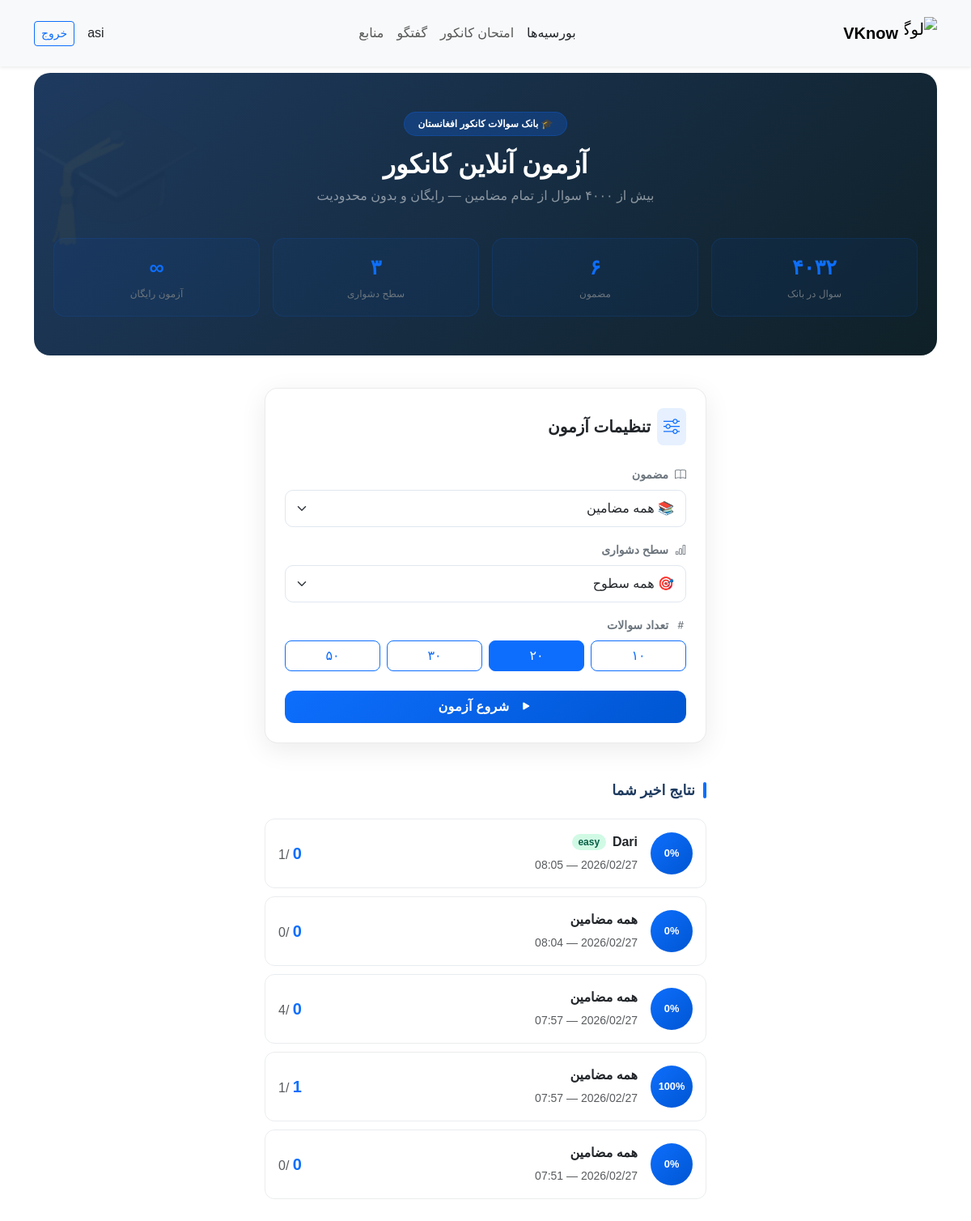
Screenshot of /test/ (signed in) with the database file from the repository.
### kankoor_app/models.py (models this page shows, shortened)
class TestResult(models.Model):
    user = models.ForeignKey(User, on_delete=models.CASCADE, related_name='test_results')
    subject = models.CharField(max_length=50)
    difficulty = models.CharField(max_length=10, blank=True)
    score = models.IntegerField()
    total = models.IntegerField()
    taken_at = models.DateTimeField(auto_now_add=True)
    def percentage(self):
        if self.total == 0:
            return 0
        return round((self.score / self.total) * 100)

### kankoor_app/views.py (the view)
# urls.py: path('', views.kankor_home, name='kankoor_home'),
@login_required
def kankor_home(request):
    subjects = Question.objects.values_list('subject', flat=True).distinct()
    recent_results = TestResult.objects.filter(user=request.user).order_by('-taken_at')[:5]
    return render(request, 'kankoor_app/kankoor_home.html', {
        'subjects': subjects,
        'recent_results': recent_results,
    })

### kankoor_app/templates/kankoor_app/kankoor_home.html (shortened to what this page needs)
{% include "includes/header.html" %}
{% load static %}
<link rel="stylesheet" href="{% static 'kankoor_app/home.css' %}">
{% block content %}
<div class="container py-2" dir="rtl">
  <div class="kankor-hero text-white text-center fade-up">
    <span class="badge bg-primary bg-opacity-25 text-white border border-primary border-opacity-25 mb-3 px-3 py-2 rounded-pill">
      🎓 بانک سوالات کانکور افغانستان
    </span>
    <h1 class="fw-bold fs-2 mb-2">آزمون آنلاین کانکور</h1>
    <p class="text-white-50 mb-4">بیش از ۴۰۰۰ سوال از تمام مضامین — رایگان و بدون محدودیت</p>
    <div class="row g-3 justify-content-center mt-2">
      <div class="col-6 col-md-3">
        <div class="stat-card">
          <span class="stat-number">۴۰۳۲</span>
          <span class="stat-label">سوال در بانک</span>
        </div>
      </div>
      <div class="col-6 col-md-3">
        <div class="stat-card">
          <span class="stat-number">۶</span>
          <span class="stat-label">مضمون</span>
        </div>
      </div>
      <div class="col-6 col-md-3">
        <div class="stat-card">
          <span class="stat-number">۳</span>
          <span class="stat-label">سطح دشواری</span>
        </div>
      </div>
      <div class="col-6 col-md-3">
        <div class="stat-card">
          <span class="stat-number">∞</span>
          <span class="stat-label">آزمون رایگان</span>
        </div>
      </div>
    </div>
  </div>
  <div class="row justify-content-center fade-up delay-1">
    <div class="col-12 col-md-8 col-lg-6">
      <div class="card setup-card p-4">
        <div class="d-flex align-items-center gap-2 mb-4">
          <div class="bg-primary bg-opacity-10 rounded-3 p-2">
            <i class="bi bi-sliders text-primary fs-5"></i>
          </div>
          <h5 class="mb-0 fw-bold text-dark">تنظیمات آزمون</h5>
        </div>
        <form action="{% url 'kankoor_app:start_test' %}" method="get">
          <div class="mb-3">
            <label class="form-label fw-semibold text-secondary small">
              <i class="bi bi-book me-1"></i> مضمون
            </label>
            <select name="subject" class="form-select">
              <option value="">📚 همه مضامین</option>
            </select>
          </div>
          <div class="mb-3">
            <label class="form-label fw-semibold text-secondary small">
              <i class="bi bi-bar-chart me-1"></i> سطح دشواری
            </label>
            <select name="difficulty" class="form-select">
              <option value="">🎯 همه سطوح</option>
            </select>
          </div>
          <div class="mb-4">
            <label class="form-label fw-semibold text-secondary small">
              <i class="bi bi-hash me-1"></i> تعداد سوالات
            </label>
            <div class="row g-2">
              <div class="col-3">
                <label class="btn btn-outline-primary w-100 rounded-3" for="c10">۱۰</label>
              </div>
              <div class="col-3">
                <label class="btn btn-outline-primary w-100 rounded-3" for="c20">۲۰</label>
              </div>
              <div class="col-3">
                <label class="btn btn-outline-primary w-100 rounded-3" for="c30">۳۰</label>
              </div>
              <div class="col-3">
                <label class="btn btn-outline-primary w-100 rounded-3" for="c50">۵۰</label>
              </div>
            </div>
          </div>
          <button type="submit" class="btn btn-start btn-primary w-100 text-white py-2">
            <i class="bi bi-play-fill me-2"></i> شروع آزمون
          </button>
        </form>
      </div>
    </div>
  </div>
  {% if recent_results %}
  <div class="row justify-content-center mt-5 fade-up delay-2">
    <div class="col-12 col-md-8 col-lg-6">
      <h5 class="section-title mb-4">نتایج اخیر شما</h5>
      {% for result in recent_results %}
      <div class="list-group-item result-item d-flex align-items-center gap-3 p-3">
        <div class="score-circle">
          {{ result.percentage }}%
        </div>
        <div class="flex-grow-1">
          <div class="d-flex align-items-center gap-2 mb-1">
            <span class="fw-semibold text-dark">{{ result.subject }}</span>
            {% if result.difficulty %}
            <span class="badge rounded-pill badge-{{ result.difficulty }} small">
              {{ result.difficulty }}
            </span>
            {% endif %}
          </div>
          <small class="text-muted">{{ result.taken_at|date:"Y/m/d — H:i" }}</small>
        </div>
        <div class="text-end">
          <span class="fw-bold fs-5 text-primary">{{ result.score }}</span>
          <span class="text-muted">/{{ result.total }}</span>
        </div>
      </div>
      {% endfor %}
    </div>
  </div>
  {% endif %}
</div>
{% endblock %}

### templates/includes/header.html (shortened to what this page needs)
{% include 'includes/base.html' %} {% load static %} {% block content %}
<nav
  class="navbar navbar-expand-lg navbar-light bg-light shadow-sm sticky-top d-none d-lg-flex"
>
  <div class="container py-2">
    <a class="navbar-brand d-flex align-items-center" href="">
      <img
        src="{% static 'images/logo.png' %}"
        alt="لوگو"
        width="40"
        height="40"
        class="me-2 img-fluid"
      />
      <span class="fw-bold">VKnow</span>
    </a>
    <ul class="navbar-nav mx-auto">
      <li class="nav-item">
        <a
          class="nav-link {% if request.resolver_match.url_name == 'scholarships_page' %}text-primary fw-semibold{% else %}text-dark{% endif %}"
          href="{% url 'scholarship_app:scholarships'%}">
          بورسیه‌ها
        </a>
      </li>
      <li class="nav-item">
        <a class="nav-link" href="{% url 'kankoor_app:kankoor_home'%}">امتحان کانکور</a>
      </li>
      <li class="nav-item">
        <a class="nav-link" href="{% url 'discussion_app:list'%}">گفتگو</a>
      </li>
      <li class="nav-item">
        <a class="nav-link" href="{% url 'resources_app:resources'%}">منابع</a>
      </li>
    </ul>
    <div class="d-flex align-items-center">
      {% if user.is_authenticated %}
      <a href="{% url 'account_app:dashboard' %}"" class="nav-link me-3">
        {{ request.user.username }}
      </a>
      <a href="{% url 'account_app:logout_user' %}" class="btn btn-outline-primary btn-sm">خروج</a>
      {% endif %}
    </div>
  </div>
</nav>
{% endblock content %}

### static/styles.css (style rules this page uses)
body { padding-bottom: 70px; }

### kankoor_app/static/kankoor_app/home.css (style rules this page uses)
body { font-family: 'Vazirmatn', sans-serif; }
.kankor-hero { background: linear-gradient(135deg, #1e3a5f 0%, #0f2027 100%); border-radius: 20px; padding: 48px 24px; margin-bottom: 40px; position: relative; overflow: hidden; }
.kankor-hero::before { content: '🎓'; position: absolute; font-size: 180px; opacity: 0.05; top: -20px; left: -10px; pointer-events: none; }
.setup-card { border-radius: 16px !important; border: 1px solid rgba(0,0,0,0.08) !important; box-shadow: 0 8px 32px rgba(0,0,0,0.08) !important; transition: box-shadow 0.3s; }
.form-select { border-radius: 10px; border: 1.5px solid #e0e7ef; padding: 10px 14px; font-family: 'Vazirmatn', sans-serif; transition: border-color 0.2s, box-shadow 0.2s; }
.btn-start { background: linear-gradient(135deg, #0d6efd, #0056d2); border: none; border-radius: 12px; font-family: 'Vazirmatn', sans-serif; font-weight: 700; font-size: 1rem; padding: 13px; letter-spacing: 0.02em; transition: all 0.3s; position: relative; overflow: hidden; }
.stat-card { background: rgba(13,110,253,0.06); border: 1px solid rgba(13,110,253,0.12); border-radius: 14px; padding: 16px; text-align: center; transition: all 0.2s; }
.stat-number { font-size: 1.6rem; font-weight: 800; color: #0d6efd; display: block; }
.stat-label { font-size: 0.75rem; color: #6c757d; }
.result-item { border-radius: 12px !important; border: 1.5px solid #e9ecef !important; margin-bottom: 10px; transition: all 0.2s; }
.score-circle { width: 52px; height: 52px; border-radius: 50%; background: linear-gradient(135deg, #0d6efd, #0056d2); color: white; display: flex; align-items: center; justify-content: center; font-weight: 700; font-size: 0.8rem; flex-shrink: 0; }
.badge-easy { background: #d1fae5; color: #065f46; }
.section-title { font-weight: 700; font-size: 1.1rem; color: #1e3a5f; position: relative; padding-right: 14px; }
.section-title::before { content: ''; position: absolute; right: 0; top: 50%; transform: translateY(-50%); width: 4px; height: 20px; background: #0d6efd; border-radius: 2px; }
.fade-up { animation: fadeUp 0.5s ease forwards; }
.delay-1 { animation-delay: 0.1s; opacity: 0; }
.delay-2 { animation-delay: 0.2s; opacity: 0; }

### rows the page displays
TestResult: percentage "0", subject "Dari", difficulty "easy", taken_at "2026/02/27 — 08:05", score "0", total "1"
TestResult: percentage "0", subject "همه مضامین", taken_at "2026/02/27 — 08:04", score "0", total "0"
TestResult: percentage "0", subject "همه مضامین", taken_at "2026/02/27 — 07:57", score "0", total "4"
TestResult: percentage "100", subject "همه مضامین", taken_at "2026/02/27 — 07:57", score "1", total "1"
TestResult: percentage "0", subject "همه مضامین", taken_at "2026/02/27 — 07:51", score "0", total "0"

### other values shown
{{ request.user.username }} "asi"
